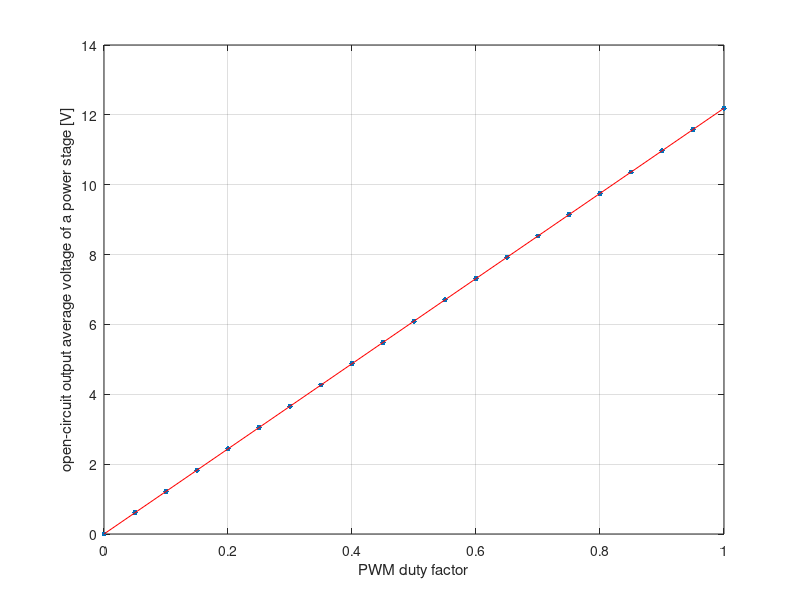

This chart was generated by the following MATLAB code: (Note: this script raises an error after producing the figure.)
% Idetification of a magnetic levitation/suspension plant/system.
% Measurement and estimation of parameters of a mathematical model of the
% plant.
% A levitating object is a hollow thin-walled ball made by pressing|
% stamping of mild steel sheet. It is attracted by an electromagnet with an
% E-shaped laminated transformer steel core and a enamelled solid coper
% wire winding.

%%
% Gravity of Earth:
g_E = 9.81 % m/s^4

%%
% Measurements of geometric and inertial parameters of a steel thin-walled
% ball.
% Ball mass:
m_b = 58e-3 % kg
% Ball diameter:
% d = % m

%%
% Measurements of a magnetic core and an electric winding parameters.
% Dimensions of the laminated E-shaped core:

% Number of coil turns:
% n_w = % 1
% Enamelled solid coper wire diameter:
% d_w = 

%%
% Linear viscous air drag resistance coefficient:
b_v = 0 % (can be neglected)

%%
% Finding equivalent/net/resultant/overall resistance of the electrical
% circuit comprising the electromagnet winding and other components.
% Measurements of a steady-stade relationship between the duty factor of a
% PWM control signal and an open-circuit output average voltage of a power
% stage and an output average current of the power stage loaded with the
% winding.
% Power stage output voltage should be low-pass filtered (averaged) for
% measurement. The same applies to the power stage output current.
w = 1:-0.05:0; % [0:0.05:1, 1:-0.05:0];
U = [12.19, 11.5805, 10.971, 10.3615, 9.752, 9.1425, 8.533, 7.9235, ...
     7.314, 6.7045, 6.095, 5.4855, 4.876, 4.2665, 3.657, 3.0475, 2.438, ...
     1.8285, 1.219, 0.6095, 0];
I = [2.21, 2.12, 2.03, 1.93, 1.83, 1.72, 1.62, 1.51, 1.40, 1.29, 1.18, ...
    1.07, 0.95, 0.83, 0.72, 0.60, 0.48, 0.35, 0.23, 0.11, 0.00];

% To simplify model we can assume that R is constant so wa can calculate it
% as a mean value for all measurements
R = U./I;
R_n = mean(R(1:end-1))
clear w U I R
% Temperature resistance coefficient of copper:
% alpha =  0.00393

%%
% Identification of the emf of the power supply
% Measurements of a steady-stade relationship between the duty factor of a
% PWM control signal and the open-circuit output average voltage of a power
% stage.
w = 1:-0.05:0; % [0:0.05:1, 1:-0.05:0];
U = [12.19, 11.5805, 10.971, 10.3615, 9.752, 9.1425, 8.533, 7.9235, ...
    7.314, 6.7045, 6.095, 5.4855, 4.876, 4.2665, 3.657, 3.0475, 2.438, ...
    1.8285, 1.219, 0.6095, 0];

figure
plot(w, U, '.', 'MarkerSize', 12)
grid on
xlabel('PWM duty factor')
ylabel('open-circuit output average voltage of a power stage [V]')
emf_pf = polyfit(w,U,1)
hold on
plot(w,polyval(emf_pf,w),'r-')
clear w U

%%
% Measurements of steady-state characteristic (voltage versus current) of a
% current/voltage transducer integrated into an electric unit of the
% magnetic levitation plant.
w = 1:-0.05:0;
U = [1.93, 1.85, 1.75, 1.65, 1.55, 1.47, 1.39, 1.30, 1.21, 1.12, 1.03, ...
    0.93, 0.83, 0.73, 0.63, 0.53, 0.42, 0.31, 0.21, 0.10, 0.015];
I = [2.25, 2.14, 2.03, 1.93, 1.82, 1.72, 1.61, 1.51, 1.40, 1.29, 1.19, ...
    1.07, 0.95, 0.84, 0.72, 0.60, 0.48, 0.36, 0.24, 0.11, 0.00];

clear w U I

%%
% Measurements of a steady-state characteristic (voltage versus distance)
% of an optical ball position sensor (measuring the width of an air gap
% between the face of a central limb of the electromagnet laminated core
% and the surface of a thin-walled stamped mild steel sheet ball.
% An M4 threaded/tapped rod/bar/stud is used as a length standard
% (reference). The thread pitch equals 0.7 mm.
% We shall measure bright/uncovered and dark/covered output current/voltage
% of the electrooptical ball position sensor for various ambient light(ing)
% condition -- at dark night, with electical lighting, at sunny day.
z = 1e-3*(0:0.7:21);
U = [10, 10, 10, 10, 9.98, 9.945, 9.88, 9.795, 9.645, 9.45, 9.195, ...
    8.895, 8.545, 8.18, 7.81, 7.43, 7.06, 6.7, 6.355, 6.035, 5.74, ...
    5.48, 5.25, 5.065, 4.92, 4.82, 4.76, 4.72, 4.71, 4.71, 4.71];

clear z U

%%
% Mesaurements of the relationship between the ball-core distance and the
% inductance of the electromagnet winding.
% Measurement conditions (settings of the electronic RCL "bridge"
% instrument):
% f = 
% U = 
% series equivalent circuit
% We should have use decay method to measure/estimate/identify inductance
% of the electromagnet solenoid rather than an RCL bridge. But this method
% is time-consuming and difficult to automate. It would also required firm
% immobilization of the ball as a time-varying and relatively strong
% atraction force would act on it during the test causing it to move and to
% disturb measurement results.
z = 1e-3*(0:0.7:21);
L = 1e-3*[137, 130.6, 126.5, 123.6, 121.4, 119.3, 117.8, 116.5, 115.4, ...
    114.4, 113.5, 112.7, 112, 111.5, 110.8, 110.4, 109.9, 109.5, 109.2, ...
    108.8, 108.5, 108.2, 108, 107.8, 107.6, 107.5, 107.2, 107.1, 106.9, ...
    106.8, 106.7];
R = [7.06, 5.89, 5.44, 5.15, 4.98, 4.81, 4.72, 4.6, 4.55, 4.48, 4.4, ...
    4.35, 4.34, 4.31, 4.27, 4.25, 4.21, 4.2, 4.19, 4.16, 4.14, 4.13, ...
    4.14, 4.09, 4.12, 4.12, 4.09, 4.09, 4.09, 4.06, 4.07];

fitType = fittype('a*exp(-b*x)+c+d*exp(-e*x)');
fitOptions = fitoptions(fitType);
fitOptions.StartPoint = [1, 2, 3, 4, 5];
fitOptions.Lower = [0, 0, 0, 0, 500];
fitOptions.Upper = [0.1, 400, 1, 0.1, 1000];

fitObject = fit(z',L',fitType,fitOptions);
L_fitted = feval(fitObject,z');

figure
plot(z, L, 'b.', z', L_fitted, 'r-', 'MarkerSize', 12, 'LineWidth', 1.5)
grid on
xlabel('ball-core distance [m]')
ylabel('coil inductance - measured and fitted [H]')
ind.a = fitObject.a;
ind.b = fitObject.b;
ind.c = fitObject.c;
ind.d = fitObject.d;
ind.e = fitObject.e
clear z L R
clear fitObject fitOptions fitType L_fitted

%%
% set(gcf,'PaperPositionMode','auto')

%% Equilibrum point

z_ep = 0.010; % m
v_ep = 0; % m/s
L_ep = ind.a*exp(-ind.b*z_ep) + ind.c + ind.d*exp(-ind.e*z_ep);
L_d_ep = -ind.a*ind.b*exp(-ind.b*z_ep) - ind.d*ind.e*exp(-ind.e*z_ep);
L_dd_ep = ind.a*ind.b^2*exp(-ind.b*z_ep) + ind.d*ind.e^2*exp(-ind.e*z_ep);

i_ep = sqrt(-2*m_b*g_E/L_d_ep);
u_ep = R_n * i_ep;


%% Plant model linearization at the equilibrium point

A = [0, 1, 0
    1/2/m_b*L_dd_ep*i_ep^2, -b_v/m_b, 1/m_b*L_d_ep*i_ep
    (1/L_ep*L_d_ep^2 - 1/L_ep^2*L_dd_ep^2)*v_ep*i_ep, ...
    -1/L_ep*L_d_ep*i_ep, -1/L_ep*L_d_ep*v_ep - R_n/L_ep]
B = [0; 0; 1/L_ep]
C = [1 0 0; 0 0 1]
D = [0; 0]

%%



